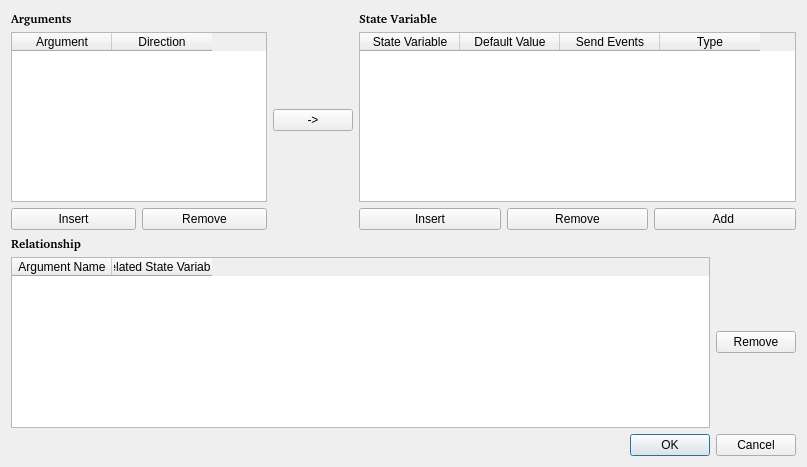
<?xml version="1.0" encoding="UTF-8"?>
<ui version="4.0">
 <class>DialogArgument</class>
 <widget class="QDialog" name="DialogArgument">
  <property name="geometry">
   <rect>
    <x>0</x>
    <y>0</y>
    <width>807</width>
    <height>467</height>
   </rect>
  </property>
  <property name="windowTitle">
   <string/>
  </property>
  <layout class="QVBoxLayout" name="verticalLayout_5">
   <item>
    <layout class="QGridLayout" name="gridLayout">
     <property name="verticalSpacing">
      <number>6</number>
     </property>
     <item row="0" column="1">
      <layout class="QVBoxLayout" name="verticalLayout"/>
     </item>
     <item row="0" column="2">
      <layout class="QVBoxLayout" name="verticalLayout_2">
       <item>
        <widget class="QLabel" name="label_2">
         <property name="font">
          <font>
           <family>Bitstream Charter</family>
           <weight>75</weight>
           <bold>true</bold>
          </font>
         </property>
         <property name="text">
          <string>Arguments</string>
         </property>
        </widget>
       </item>
       <item>
        <widget class="QTableWidget" name="tb_argument">
         <property name="sizePolicy">
          <sizepolicy hsizetype="Preferred" vsizetype="Expanding">
           <horstretch>0</horstretch>
           <verstretch>0</verstretch>
          </sizepolicy>
         </property>
         <property name="selectionMode">
          <enum>QAbstractItemView::ExtendedSelection</enum>
         </property>
         <column>
          <property name="text">
           <string>Argument</string>
          </property>
         </column>
         <column>
          <property name="text">
           <string>Direction</string>
          </property>
         </column>
        </widget>
       </item>
       <item>
        <layout class="QHBoxLayout" name="horizontalLayout">
         <item>
          <widget class="QPushButton" name="btnInsert_argument">
           <property name="text">
            <string>Insert</string>
           </property>
          </widget>
         </item>
         <item>
          <widget class="QPushButton" name="btnRemove_argument">
           <property name="text">
            <string>Remove</string>
           </property>
          </widget>
         </item>
        </layout>
       </item>
      </layout>
     </item>
     <item row="0" column="4">
      <layout class="QVBoxLayout" name="verticalLayout_4">
       <item>
        <widget class="QLabel" name="label_3">
         <property name="font">
          <font>
           <family>Bitstream Charter</family>
           <weight>75</weight>
           <bold>true</bold>
          </font>
         </property>
         <property name="text">
          <string>State Variable</string>
         </property>
        </widget>
       </item>
       <item>
        <widget class="QTableWidget" name="tb_stateVariable">
         <property name="selectionMode">
          <enum>QAbstractItemView::SingleSelection</enum>
         </property>
         <column>
          <property name="text">
           <string>State Variable</string>
          </property>
         </column>
         <column>
          <property name="text">
           <string>Default Value</string>
          </property>
         </column>
         <column>
          <property name="text">
           <string>Send Events</string>
          </property>
         </column>
         <column>
          <property name="text">
           <string>Type</string>
          </property>
         </column>
        </widget>
       </item>
       <item>
        <layout class="QHBoxLayout" name="horizontalLayout_2">
         <item>
          <widget class="QPushButton" name="btninsert_stateVariable">
           <property name="text">
            <string>Insert</string>
           </property>
          </widget>
         </item>
         <item>
          <widget class="QPushButton" name="btnRemove_stateVariable">
           <property name="text">
            <string>Remove</string>
           </property>
          </widget>
         </item>
         <item>
          <widget class="QPushButton" name="btn_add">
           <property name="text">
            <string>Add </string>
           </property>
          </widget>
         </item>
        </layout>
       </item>
      </layout>
     </item>
     <item row="0" column="3">
      <widget class="QPushButton" name="btn_relationship">
       <property name="text">
        <string>-&gt;</string>
       </property>
      </widget>
     </item>
    </layout>
   </item>
   <item>
    <layout class="QVBoxLayout" name="verticalLayout_3">
     <item>
      <widget class="QLabel" name="label">
       <property name="font">
        <font>
         <family>Bitstream Charter</family>
         <weight>75</weight>
         <bold>true</bold>
        </font>
       </property>
       <property name="text">
        <string>Relationship</string>
       </property>
      </widget>
     </item>
     <item>
      <layout class="QHBoxLayout" name="horizontalLayout_3">
       <item>
        <widget class="QTableWidget" name="tb_relationship">
         <column>
          <property name="text">
           <string>Argument Name</string>
          </property>
          <property name="textAlignment">
           <set>AlignHCenter|AlignVCenter|AlignCenter</set>
          </property>
         </column>
         <column>
          <property name="text">
           <string>Related State Variable </string>
          </property>
          <property name="textAlignment">
           <set>AlignHCenter|AlignVCenter|AlignCenter</set>
          </property>
         </column>
        </widget>
       </item>
       <item>
        <widget class="QPushButton" name="btn_remove">
         <property name="text">
          <string>Remove</string>
         </property>
        </widget>
       </item>
      </layout>
     </item>
    </layout>
   </item>
   <item>
    <widget class="QDialogButtonBox" name="buttonBox">
     <property name="orientation">
      <enum>Qt::Horizontal</enum>
     </property>
     <property name="standardButtons">
      <set>QDialogButtonBox::Cancel|QDialogButtonBox::Ok</set>
     </property>
    </widget>
   </item>
  </layout>
 </widget>
 <resources/>
 <connections>
  <connection>
   <sender>buttonBox</sender>
   <signal>rejected()</signal>
   <receiver>DialogArgument</receiver>
   <slot>reject()</slot>
   <hints>
    <hint type="sourcelabel">
     <x>508</x>
     <y>252</y>
    </hint>
    <hint type="destinationlabel">
     <x>286</x>
     <y>274</y>
    </hint>
   </hints>
  </connection>
 </connections>
</ui>
